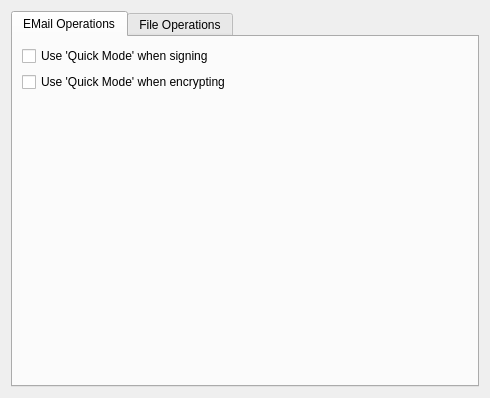
<?xml version="1.0" encoding="UTF-8"?>
<ui version="4.0">
 <class>CryptoOperationsConfigWidget</class>
 <widget class="QWidget" name="CryptoOperationsConfigWidget">
  <property name="geometry">
   <rect>
    <x>0</x>
    <y>0</y>
    <width>490</width>
    <height>398</height>
   </rect>
  </property>
  <layout class="QVBoxLayout" name="verticalLayout">
   <item>
    <widget class="QTabWidget" name="tabWidget">
     <widget class="QWidget" name="emailOperationsTab">
      <attribute name="title">
       <string>EMail Operations</string>
      </attribute>
      <layout class="QVBoxLayout" name="verticalLayout">
       <item>
        <widget class="QCheckBox" name="quickSignCB">
         <property name="whatsThis">
          <string extracomment="@info:whatsthis">When 'Quick Mode' is enabled, no dialog is shown when signing (encrypting) emails, respectively, unless there is a conflict that needs manual resolution.</string>
         </property>
         <property name="text">
          <string>Use 'Quick Mode' when signing</string>
         </property>
        </widget>
       </item>
       <item>
        <widget class="QCheckBox" name="quickEncryptCB">
         <property name="whatsThis">
          <string extracomment="@info:whatsthis">When 'Quick Mode' is enabled, no dialog is shown when signing (encrypting) emails, respectively, unless there is a conflict that needs manual resolution.</string>
         </property>
         <property name="text">
          <string>Use 'Quick Mode' when encrypting</string>
         </property>
        </widget>
       </item>
       <item>
        <spacer name="verticalSpacer">
         <property name="orientation">
          <enum>Qt::Vertical</enum>
         </property>
         <property name="sizeHint" stdset="0">
          <size>
           <width>0</width>
           <height>0</height>
          </size>
         </property>
        </spacer>
       </item>
      </layout>
     </widget>
     <widget class="QWidget" name="fileOperationsTab">
      <attribute name="title">
       <string>File Operations</string>
      </attribute>
      <layout class="QFormLayout" name="formLayout">
       <item row="0" column="0">
        <widget class="QLabel" name="label">
         <property name="whatsThis">
          <string extracomment="@info:whatsthis">&lt;p&gt;Choose here which of the configured checksum programs should be used when creating checksum files.&lt;/p&gt;
&lt;p&gt;When verifying checksums, the program to use is automatically found, based on the checksum files found.&lt;/p&gt;
</string>
         </property>
         <property name="text">
          <string>Checksum program to use:</string>
         </property>
        </widget>
       </item>
       <item row="0" column="1">
        <widget class="QComboBox" name="checksumDefinitionCB">
         <property name="whatsThis">
          <string extracomment="@info:whatsthis">&lt;p&gt;Choose here which of the configured checksum programs should be used when creating checksum files.&lt;/p&gt;
&lt;p&gt;When verifying checksums, the program to use is automatically found, based on the checksum files found.&lt;/p&gt;
</string>
         </property>
        </widget>
       </item>
      </layout>
     </widget>
    </widget>
   </item>
  </layout>
 </widget>
 <resources/>
 <connections/>
</ui>
